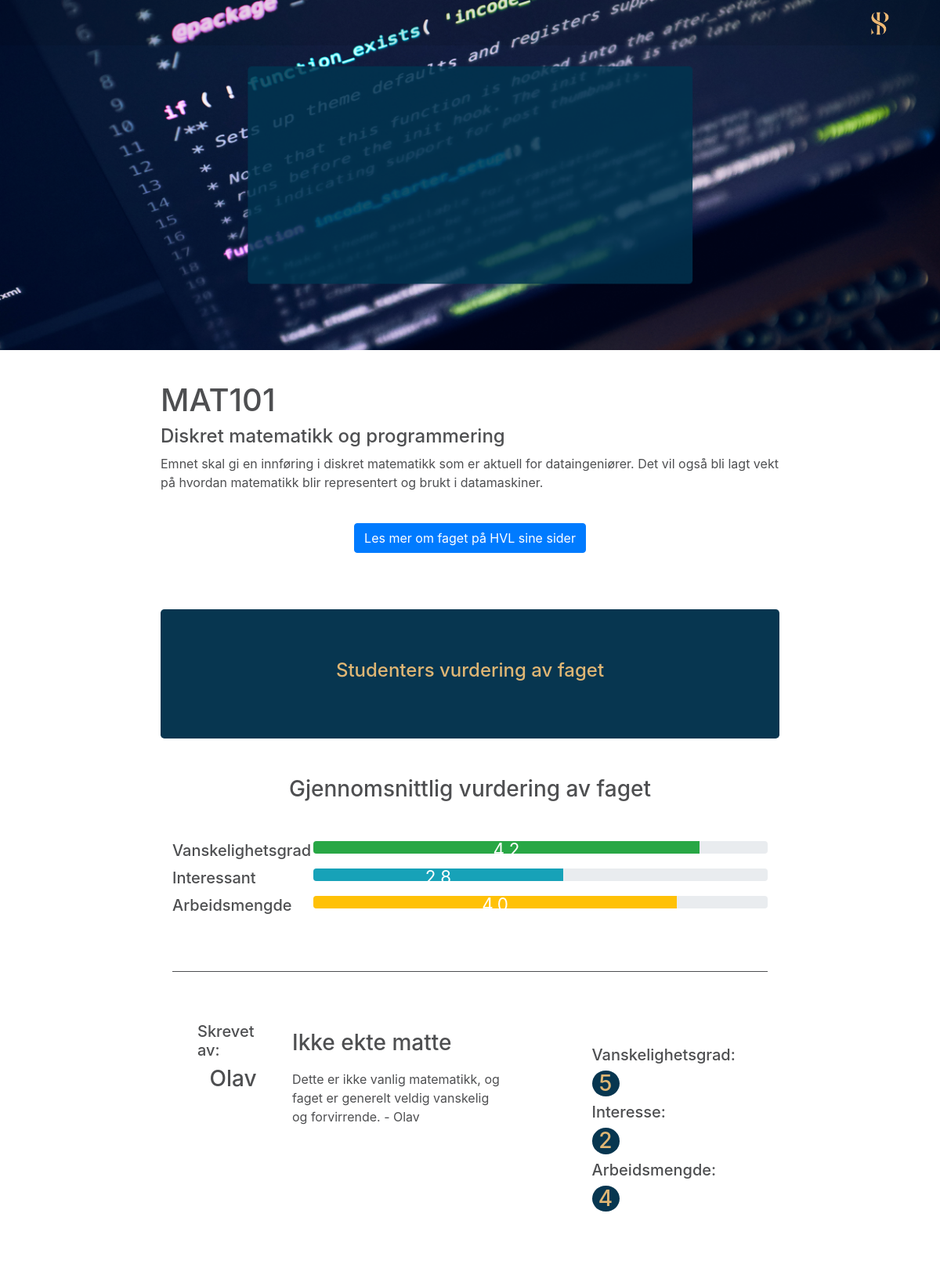
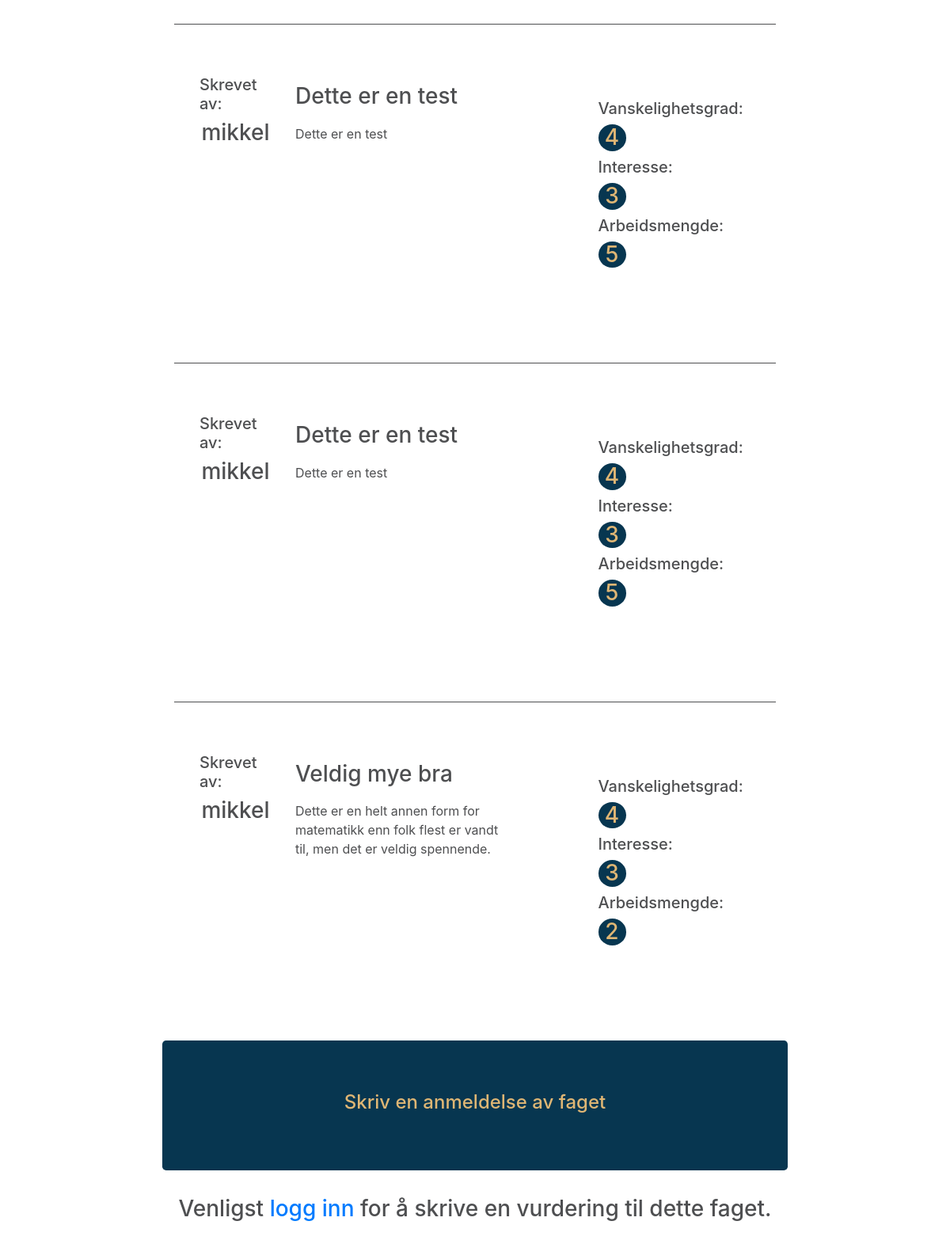
Screenshot of /fag/2/ with the database file from the repository (2 pictures, top to bottom).
### Studentportalen/models.py (models this page shows, shortened)
class Emne(models.Model):
    navn = models.CharField(max_length=150)
    beskrivelse = models.CharField(max_length=300, default='Beskrivelse av faget')
    tags = models.CharField(max_length=100)
    vanskelig = models.FloatField(default=0)
    interesse = models.FloatField(default=0)
    arbeid = models.FloatField(default=0)
    info = models.TextField(max_length=1000)
    antall = models.IntegerField(default=0)

class Vurdering(models.Model):
    emne = models.ForeignKey(Emne, default=1, on_delete=models.CASCADE)
    bruker = models.ForeignKey(User, default=1)
    tittel = models.CharField(default='Tittel', max_length=200)
    vanskelig = models.IntegerField(default=1, choices=VANSK_CHOICES)
    interesse = models.IntegerField(default=1, choices=INT_CHOICES)
    arbeid = models.IntegerField(default=1, choices=ARB_CHOICES)
    kommentar = models.TextField(max_length=2000)

### Studentportalen/views.py (the view)
# urls.py: url(r'^fag/+(?P<emne_id>[0-9]+)/$', views.fag, name='fag'),
def fag(request, emne_id):
    emne = get_object_or_404(Emne, pk=emne_id)
    vurderinger = Vurdering.objects.filter(emne__exact=emne)
    teller, vansk, arb, inte = 0, 0, 0, 0
    for vurd in vurderinger:
        teller += 1
        vansk += vurd.vanskelig
        arb += vurd.arbeid
        inte += vurd.interesse
    if teller != 0:
        vansk, inte, arb = (vansk/teller), (inte/teller), (arb/teller)
    width_vansk = int((100 / 5) * vansk)
    width_int = int((100 / 5) * inte)
    width_arb = int((100 / 5) * arb)
    vansk, inte, arb = round(vansk, 1), round(inte, 1), round(arb, 1)
    width = {'vansk': width_vansk, 'int': width_int, 'arb': width_arb}
    verdi = {'vansk': vansk, 'inte': inte, 'arb': arb}
    if request.method == 'POST':
        form = VurderingForm(request.POST or None)
        if form.is_valid():
            vurdering = form.save(commit=False)
            vurdering.bruker = request.user
            vurdering.emne = emne
            vurdering.save()
            vurderinger_2 = Vurdering.objects.filter(emne__exact=emne)
            emne_kalk(emne_id)
            return redirect(request.path_info)
    else:
        form = VurderingForm()
        return render(request, 'Studentportalen/fag_django.html', {'emne': emne, 'width': width, 'form': form,
                                                                   'verdi': verdi, 'vurderinger': vurderinger})

### Studentportalen/templates/Studentportalen/fag_django.html (shortened to what this page needs)
{% extends 'Studentportalen/base.html' %}
{% block body %}
        <div id="headerContainer" class="container-fluid">
        {% load staticfiles %}
            <img title="Bildet er tatt av https://unsplash.com/@lucabravo" class="img-responsive" style="width: 100%" src="{% static 'bilder/ingFAGv2.png' %}" id="headerBilde">
            <h1 class="fagHeaderTittel">{{ emne.navn }}</h1>
            <h3 class="fagHeaderBesk">{{ emne.beskrivelse }}</h3>
        </div>
    <div class="container-fluid containerPaddingTop">
        <div class="row">
            <div class="col-md-2"></div>
            <div class="col-md-8" id="fagTekst">
                <h1>{{ emne.navn }}</h1>
                <h4>{{ emne.beskrivelse }}</h4>
                <p>{{ emne.info }}</p>
                <br>
            <div class="text-center">
                <a target="_blank" href="https://www.hvl.no/studier/studieprogram/emne/{{ emne.navn }}">
                    <button class="btn btn-primary">Les mer om faget på HVL sine sider</button>
                </a>
            </div>
            <br>
                <div class="jumbotron" id="reviewsJumbo">
                    <h4>Studenters vurdering av faget</h4>
                </div>
                <div class="container" id="containerBars">
                    <h3 style="text-align: center; padding-bottom: 30px">Gjennomsnittlig vurdering av faget</h3>
                <div class="container">
                <h5 class="tittelBar">Vanskelighetsgrad</h5>
                <div class="progress">
                    <div class="progress-bar bg-success" role="progressbar" style="width: {{ width.vansk }}%" aria-valuenow="{{ verdi.vansk }}" aria-valuemin="0" aria-valuemax="5">{{ verdi.vansk }}</div>
                </div>
                </div>
                <div class="container">
                    <h5 class="tittelBar">Interessant</h5>
                <div class="progress">
                    <div class="progress-bar bg-info" role="progressbar" style="width: {{ width.int }}%" aria-valuenow="{{ verdi.inte }}" aria-valuemin="0" aria-valuemax="5">{{ verdi.inte }}</div>
                </div>
                </div>
                <div class="container">
                    <h5 class="tittelBar">Arbeidsmengde</h5>
                <div class="progress">
                    <div class="progress-bar bg-warning" role="progressbar" style="width: {{ width.arb }}%" aria-valuenow="{{ verdi.arb }}" aria-valuemin="0" aria-valuemax="5">{{ verdi.arb }}</div>
                </div>
                </div>
                </div>
                <div class="container" id="container-reviews">
                    {% for vurdering in vurderinger %}
                        <div class="jumbotron jumboReview">
                            <div class="row">
                                <div class="col-md-2">
                                    <h5>Skrevet av:</h5>
                                    <h3>{{ vurdering.bruker }}</h3>
                                </div>
                                <div class="col-md-5">
                                    <h3 style="padding: 10px 0 10px 0; text-align: left">{{ vurdering.tittel }}</h3>
                                    <p>{{ vurdering.kommentar }}</p>
                                </div>
                                <div class="col-md-5">
                            <ul class="vurdListe" style="padding-top: 30px">
                                <li style="display: block">
                                    <ul>
                                        <li style="display: inline-block"><h5 style="padding-right: 21px">Vanskelighetsgrad: </h5></li>
                                        <li style="display: inline-block"><h3>{{ vurdering.vanskelig }}</h3></li>
                                    </ul>
                                </li>
                                <li style="display: block">
                                    <ul>
                                        <li style="display: inline-block"><h5 style="padding-right: 104px">Interesse: </h5></li>
                                        <li style="display: inline-block"><h3>{{ vurdering.interesse }}</h3></li>
                                    </ul>
                                </li>
                                <li style="display: block">
                                    <ul>
                                        <li style="display: inline-block"><h5 style="padding-right: 43px">Arbeidsmengde: </h5></li>
                                        <li style="display: inline-block"><h3>{{ vurdering.arbeid }}</h3></li>
                                    </ul>
                                </li>
                            </ul>
                            </div>
                            </div>
                        </div>
                    {% endfor %}
                </div>
                    <div class="jumbotron" id="anmJumbo">
                        <h4>Skriv en anmeldelse av faget</h4>
                    </div>
                {% if user.is_authenticated %}
                <form method="post" action=".">
                    {% csrf_token %}
                    {% for field in form %}
                    <div class="form-group">
                        <div class="col-sm-offset-2 col-sm-10">
                            <span class="text-danger small">{{ field.errors }}</span>
                        </div>
                        <label for="song_title">{{ field.label_tag }}</label>
                    <div class="form-control" rows="5"> {{ field }} </div>
                    </div>
                {% endfor %}
                <button type="submit" class="btn btn-primary btn-block" id="btnReview">Send inn</button>
                </form>
                {% else %}
                <h3>Venligst <a href="{% url 'Studentportalen:login_user' %}">logg inn</a> for å skrive en vurdering til dette faget.</h3>
                {% endif %}
            </div>
            <div class="col-md-2"></div>
        </div>
    </div>
{% endblock %}

### Studentportalen/static/main.css (style rules this page uses)
html, body { overflow-x: hidden; }
html { min-height: 100%; position: relative; }
body { margin:0; padding-bottom: 400px; }
.container-fluid { padding-right:0; padding-left:0; margin-right:auto; margin-left:auto; }
#headerContainer { width: 100%; }
#anmJumbo { background-color: #073650; color: #dfb674; text-align: center; }
h3 { text-align: center; }
.progress { margin-top: 2.5%; font-size: 1.4em; }
.progress-bar { height: 1em; }
.tittelBar { float: left; margin-right: 1em; width: 8em; }
#containerBars { padding: 1em 0 5em 0; }
#reviewsJumbo { color: #dfb674; text-align: center; margin: 3em 0 2em 0; background-color: #073650; }
.vurdListe { display: inline-block; }
.vurdListe ul li h3 { background-color: #073650; color: #dfb674; width: 35px; border-radius: 100%; text-align: center; }
.vurdListe ul li { display: inline; }
.jumboReview { background-color: white; border-top: solid 1px; border-radius: 0 }
.fagHeaderBesk { text-align: center; color: white; position: absolute; top: 55%; width: 100%; }
.fagHeaderTittel { font-size: 500%; text-align: center; color: #dfb674; position: absolute; top: 35%; width: 100%; }
.containerPaddingTop { margin-top: 40px; }

### rows the page displays
Emne: navn "MAT101", beskrivelse "Diskret matematikk og programmering", info "Emnet skal gi en innføring i diskret matematikk som er aktuell for dataingeniører. Det vil også bli lagt vekt på hvordan matematikk blir representert og brukt i datamaskiner."
Vurdering: bruker "Olav", tittel "Ikke ekte matte", kommentar "Dette er ikke vanlig matematikk, og faget er generelt veldig vanskelig og forvirrende. - Olav", vanskelig "5", interesse "2", arbeid "4"
Vurdering: bruker "mikkel", tittel "Dette er en test", kommentar "Dette er en test", vanskelig "4", interesse "3", arbeid "5"
Vurdering: bruker "mikkel", tittel "Dette er en test", kommentar "Dette er en test", vanskelig "4", interesse "3", arbeid "5"
Vurdering: bruker "mikkel", tittel "Veldig mye bra", kommentar "Dette er en helt annen form for matematikk enn folk flest er vandt til, men det er veldig spennende.", vanskelig "4", interesse "3", arbeid "2"
